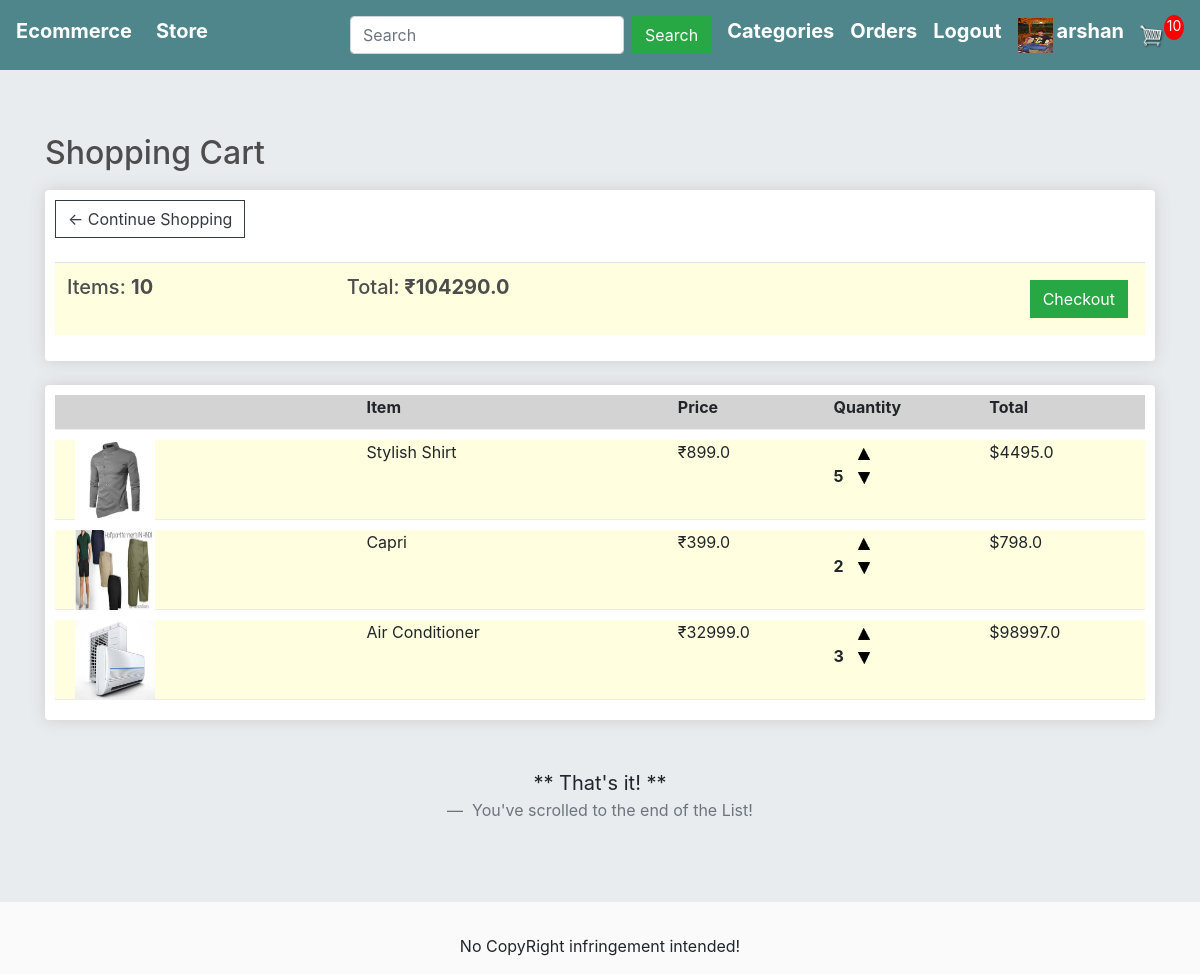
/cart/ (signed in), run on an earlier commit of the app's database.
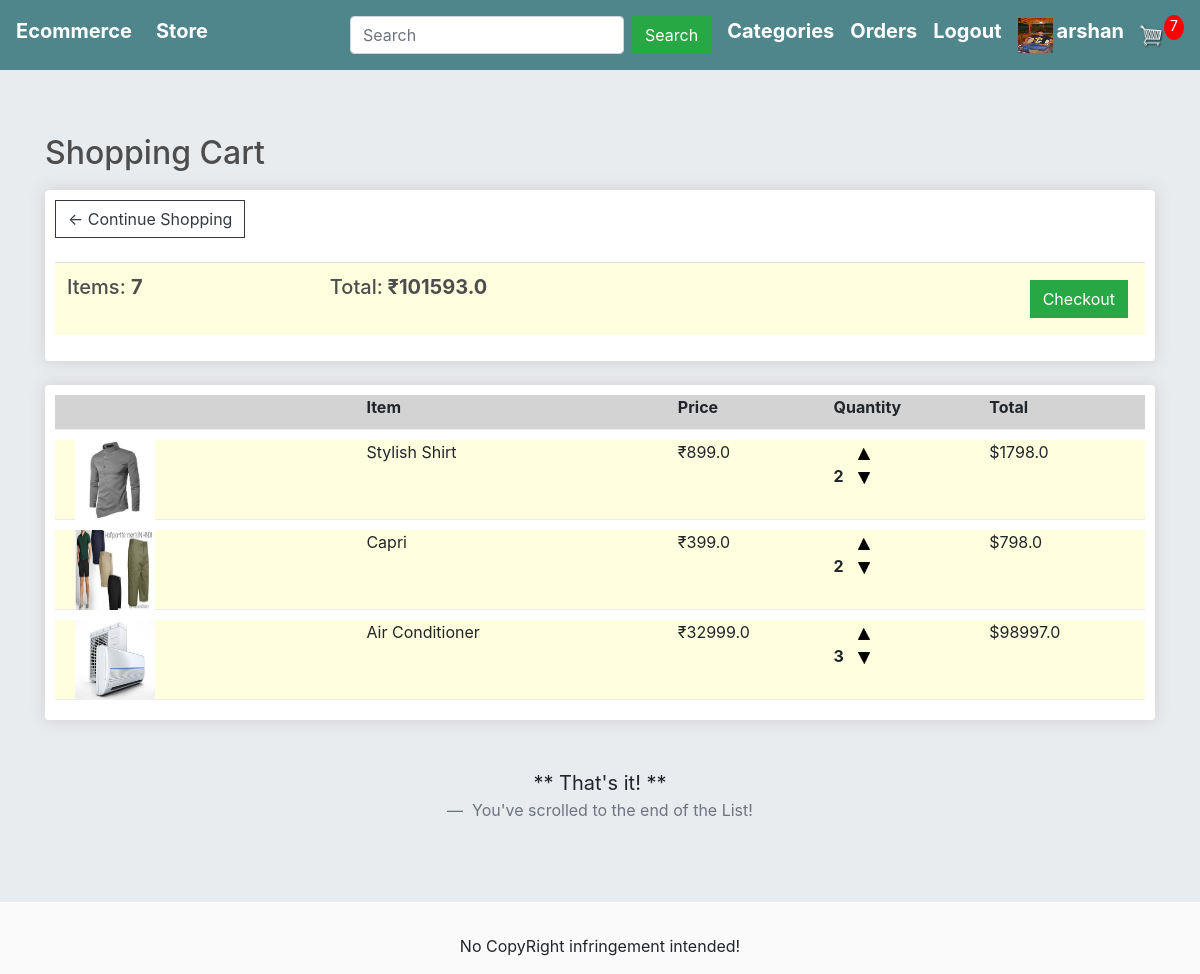
And on a later commit of the database.
### store/models.py (models this page shows, shortened)
class OrderItem(models.Model):
    user = models.ForeignKey(User, on_delete=models.CASCADE, null=True, blank=False)
    product = models.ForeignKey(Product, on_delete=models.CASCADE, null=True, blank=False)
    date_ordered = models.DateTimeField(auto_now_add=True)
    quantity = models.IntegerField(default=0, blank=True, null=True)
    @property
    def get_total(self):
        total = self.product.price * self.quantity
        return total

class Product(models.Model):
    category = models.ManyToManyField(ProductCategories)
    name = models.CharField(max_length=100, blank=False, name=False)
    price = models.FloatField(blank=False, null=False)
    image = models.FileField(null=True, blank=True)
    description = models.TextField(null=True, blank=True)
    @property
    def get_imageURL(self):
        try:
            url = self.image.url
        except:
            url = ''
        return url

### store/views.py (the view)
# urls.py: path('cart/',views.cart,name='cart'),
def cart(request):
    items = []
    total_cost_cart = 0
    total_item_cart = 0
    if request.user.is_authenticated:
        items = OrderItem.objects.filter(user=request.user)
        for item in items:
            total_item_cart += item.quantity
        for item in items:
            total_cost_cart += item.get_total
    if total_item_cart == 0:
        check = False
    else:
        check = True
    product_categories = ProductCategories.objects.all()
    context = {
        'items': items,
        'total_item_cart': total_item_cart,
        'total_cost_cart': total_cost_cart,
        'check': check,
        'product_categories': product_categories,
    }
    return render(request, 'store/cart.html', context)

### store/templates/store/cart.html (shortened to what this page needs)
{% extends 'store/main.html' %}
{% load static %}
{% block content %}
	{% if total_item_cart %}
		<h2>Shopping Cart</h2>
	{% else %}
		<h2>Your Shopping Cart is empty !!</h2>
	{% endif %}
	<div class="row">
		<div class="col-lg-12">
			<div class="box-element">
				<a  class="btn btn-outline-dark" href="{% url 'store' %}">&#x2190; Continue Shopping</a>
				<br>
				<br>
				<table class="table" style="background-color: lightyellow">
					<tr>
						<th><h5>Items: <strong>{{total_item_cart}}</strong></h5></th>
						<th><h5>Total:<strong> &#8377;{{total_cost_cart}}</strong></h5></th>
						<th>
							{% if check %}
								<a  style="float:right; margin:5px;" class="btn btn-success" href="{% url 'checkout' %}">Checkout</a>
							{% endif %}
						</th>
					</tr>
				</table>
			</div>
			<br>
			{% if request.user.is_authenticated %}
				<div class="box-element">
						<div class="cart-row" style="background-color: lightgray">
							<div style="flex:2"></div>
							<div style="flex:2"><strong>Item</strong></div>
							<div style="flex:1"><strong>Price</strong></div>
							<div style="flex:1"><strong>Quantity</strong></div>
							<div style="flex:1"><strong>Total</strong></div>
						</div>
					{% for item in items %}
						<div class="cart-row" style="background-color: lightyellow; height: 80px">
							<div style="flex:2"><a href="{% url 'item_detail' item.product.id %}"><img class="row-image" src="{{item.product.get_imageURL}}" style="width: 80px; height: 80px;margin-left: 20px"></a></div>
							<div style="flex:2"><p>{{item.product.name}}</p></div>
							<div style="flex:1"><p>&#8377;{{item.product.price}}</p></div>
							<div style="flex:1">
								<p class="quantity">{{item.quantity}}</p>
								<div class="quantity">
                                    <a href="{% url 'update_item' item.product.id "add" 1%}"> <img src="{% static  'images/arrow-up.png' %}" alt="Inc Item" style="width:12px;height:12px;"> </a>
                                <br>
                                <a href="{% url 'update_item' item.product.id "remove" 1%}"> <img src="{% static  'images/arrow-down.png' %}" alt="Dec Item" style="width:12px;height:12px;"> </a>
								</div>
							</div>
							<div style="flex:1"><p>${{item.get_total}}</p></div>
						</div>
					{% endfor %}
				</div>
			{% endif %}
		</div>
	</div>
	<br><br>
	<blockquote class="blockquote text-center">
		<p class="mb-0">** That's it! **</p>
		<footer class="blockquote-footer"> You've scrolled to the end of the List!</footer>
	</blockquote>
{% endblock content %}

### store/templates/store/main.html (shortened to what this page needs)
<!DOCTYPE html>
{% load static %}
<html>
<head>
	<link rel="stylesheet" href="https://stackpath.bootstrapcdn.com/bootstrap/4.4.1/css/bootstrap.min.css">
	<link rel="stylesheet" href="https://maxcdn.bootstrapcdn.com/bootstrap/4.0.0/css/bootstrap.min.css">
	<link rel="stylesheet" href="https://cdnjs.cloudflare.com/ajax/libs/font-awesome/5.14.0/css/all.min.css" />
	<link rel="stylesheet" type="text/css" href="{% static 'store/css/main.css' %}">
</head>
<body>
	<nav class="navbar navbar-expand-lg navbar-dark bg-dark">
	  <h5><strong><a class="navbar-brand" href="{% url 'store' %}" style="color: white">Ecommerce</a></strong></h5>
	  <div class="collapse navbar-collapse" id="navbarSupportedContent">
	    <ul class="navbar-nav mr-auto">
	      <li class="nav-item active">
	        <h5><strong><a class="nav-link" href="{% url 'store' %}" style="color: white">Store <span class="sr-only">(current)</span></a></strong></h5>
	      </li>
	    </ul>
	    <div class="form-inline my-2 my-lg-0">
	    	<form method="get" action="{% url 'search' %}" class="form-inline my-2 my-lg-0">
					<input type="search" name="search" aria-label="Search" placeholder="Search" class="form-control mr-sm-2">
					<button class="btn btn-success my-2 mr-sm-3" type="submit">Search</button>
			</form>
			<div class="dropdown mr-sm-3">
					  <h5><strong><a style="color: white">Categories</a></strong></h5>
			</div>
	    	{% if request.user.is_authenticated %}
	     		<h5 class="mr-sm-3"><strong><a href="{% url 'order_details' %}" style="color: white">Orders</a></strong></h5>
	     		<h5 class="mr-sm-3"><strong><a href="{% url 'user_logout' %}" style="color: white">Logout</a></strong></h5>
	     		{% if request.user.profile.photo %}
					<a href="{% url 'profilepage' username=user.username %}"><img class="mr-sm-1" src="{{ request.user.profile.photo.url }}" width="35" height="35"></a>
				{% else %}
					<a href="{% url 'profilepage' username=user.username %}"><img class="mr-sm-1" src="/static/images/default.png" width="35" , height="35"></a>
				{% endif %}
		    	<h5><strong><a href="{% url 'profilepage' username=request.user.username %}" style="color: white">{{request.user.username}}</a></strong></h5>
	     	{% else %}
	     		<h5 class="mr-sm-3"><strong><a href="{% url 'user_login' %}" style="color: white">Login</a></strong></h5>
	     		<div>
		     		<h5 class="mr-sm-3"><strong><a href="{% url 'register' %}" style="color: white">SignUp</a></strong></h5>
	     		</div>
	     	{% endif %}
	     	<a href="{% url 'cart' %}">
	    		<img  id="cart-icon" src="{% static 'images/cart.png' %}">
	    	</a>
	    	<p id="cart-total">{{total_item_cart}}</p>
	    </div>
	  </div>
	</nav>
	<div class="jumbotron jumbotron-fluid">
		<div class="container container-fluid">
			{% block content %}
			{% endblock %}
		</div>
	</div>
	<footer class="footer">
		<p style="text-align: center;">No CopyRight infringement intended!</p>
	</footer>
</body>
</html>

What changed in the data, as far as the page shows it:
changed OrderItem "Stylish Shirt": quantity "5" → "2"; get_total "4495.0" → "1798.0"
Also different on the page:
{{ total_item_cart }}: "10" → "7"
{{ total_cost_cart }}: "104290.0" → "101593.0"
